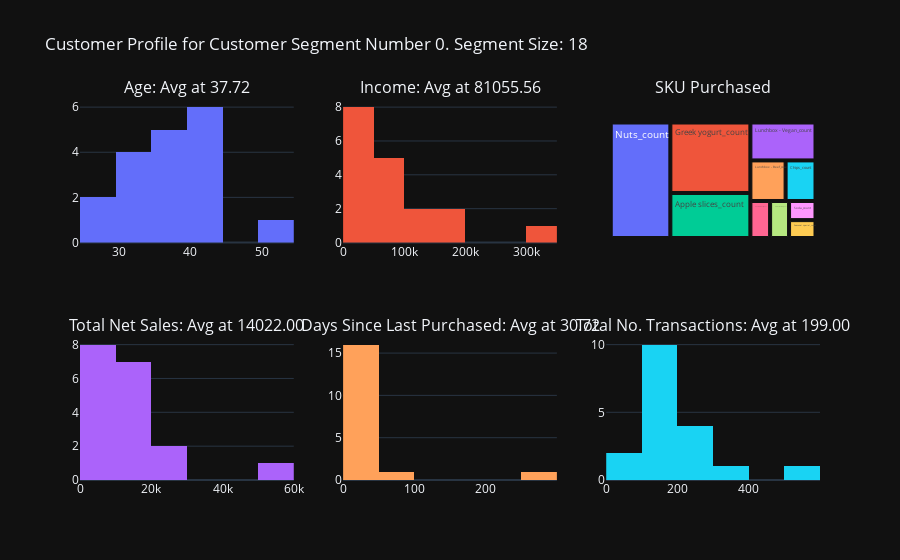

Notebook code for this chart:
### Markdown cell above
Each dot represents a data point and each color represents the cluster assignment. You can drag the visualisation to view these data points from different angles. You can also zoom in and out.

You might have realised that while some clusters are more distinctive, data points from different cluster could still mix together in the 3-D space. In the most ideal scenario, you will want to see mutually exclusive clusters. So, why does this happen?

There are several possible explanations:
- Precision is lost during the dimensionality reduction
- KMeans model can be fine-tuned further to achieve better distinction
- There's no natural groups in the datasets

Now. Let's deep dive into each of these clusters and observe what are they.

### Code cell
# Let's take a look at the first cluster from the KMeans model
# Press Shift + Enter

create_segment_profiling_chart(df_pred, 0)

### Figure 1 — Plotly figure (JSON) as saved in the notebook; plotly's stock layout.template omitted (floating-point values rounded to 4 significant figures)
{"data": [{"showlegend": false, "x": [52, 44, 40, 26, 34, 38, 44, 39, 42, 28, 43, 33, 33, 37, 38, 32, 36, 40], "type": "histogram", "xaxis": "x", "yaxis": "y"}, {"showlegend": false, "x": [30000, 11000, 1000, 4000, 94000, 50000, 145000, 312000, 183000, 48000, 70000, 78000, 26000, 2000, 48000, 140000, 159000, 58000], "type": "histogram", "xaxis": "x2", "yaxis": "y2"}, {"labels": ["Greek yogurt_count", "Nuts_count", "Apple slices_count", "Chips_count", "Soda_count", "Chocolate bar_count", "Seasonal special_count", "Promotion item_count", "Lunchbox - Beef_count", "Lunchbox - Vegan_count"], "parents": ["", "", "", "", "", "", "", "", "", ""], "values": [1994, 2436, 1274, 429, 179, 258, 167, 248, 505, 873], "type": "treemap", "domain": {"x": [0.7111, 1.0], "y": [0.625, 1.0]}}, {"showlegend": false, "x": [6384.0, 4235.0, 10470.0, 10320.0, 7325.0, 9295.0, 6856.0, 6191.0, 5525.0, 8894.0, 15430.0, 10760.0, 12640.0, 12430.0, 22030.0, 28230.0, 56090.0, 19300.0], "type": "histogram", "xaxis": "x3", "yaxis": "y3"}, {"showlegend": false, "x": [2, 40, 19, 7, 29, 9, 12, 84, 44, 258, 12, 2, 19, 10, 1, 3, 1, 1], "type": "histogram", "xaxis": "x4", "yaxis": "y4"}, {"showlegend": false, "x": [146, 89, 223, 228, 144, 170, 110, 119, 88, 120, 193, 177, 196, 180, 275, 304, 591, 229], "type": "histogram", "xaxis": "x5", "yaxis": "y5"}], "layout": {"xaxis": {"anchor": "y", "domain": [0.0, 0.2889]}, "yaxis": {"anchor": "x", "domain": [0.625, 1.0]}, "xaxis2": {"anchor": "y2", "domain": [0.3556, 0.6444]}, "yaxis2": {"anchor": "x2", "domain": [0.625, 1.0]}, "xaxis3": {"anchor": "y3", "domain": [0.0, 0.2889]}, "yaxis3": {"anchor": "x3", "domain": [0.0, 0.375]}, "xaxis4": {"anchor": "y4", "domain": [0.3556, 0.6444]}, "yaxis4": {"anchor": "x4", "domain": [0.0, 0.375]}, "xaxis5": {"anchor": "y5", "domain": [0.7111, 1.0]}, "yaxis5": {"anchor": "x5", "domain": [0.0, 0.375]}, "annotations": [{"font": {"size": 16}, "showarrow": false, "text": "Age: Avg at 37.72", "x": 0.1444, "xanchor": "center", "xref": "paper", "y": 1.0, "yanchor": "bottom", "yref": "paper"}, {"font": {"size": 16}, "showarrow": false, "text": "Income: Avg at 81055.56", "x": 0.5, "xanchor": "center", "xref": "paper", "y": 1.0, "yanchor": "bottom", "yref": "paper"}, {"font": {"size": 16}, "showarrow": false, "text": "SKU Purchased", "x": 0.8556, "xanchor": "center", "xref": "paper", "y": 1.0, "yanchor": "bottom", "yref": "paper"}, {"font": {"size": 16}, "showarrow": false, "text": "Total Net Sales: Avg at 14022.00", "x": 0.1444, "xanchor": "center", "xref": "paper", "y": 0.375, "yanchor": "bottom", "yref": "paper"}, {"font": {"size": 16}, "showarrow": false, "text": "Days Since Last Purchased: Avg at 30.72", "x": 0.5, "xanchor": "center", "xref": "paper", "y": 0.375, "yanchor": "bottom", "yref": "paper"}, {"font": {"size": 16}, "showarrow": false, "text": "Total No. Transactions: Avg at 199.00", "x": 0.8556, "xanchor": "center", "xref": "paper", "y": 0.375, "yanchor": "bottom", "yref": "paper"}], "title": {"text": "Customer Profile for Customer Segment Number 0. Segment Size: 18"}}}
